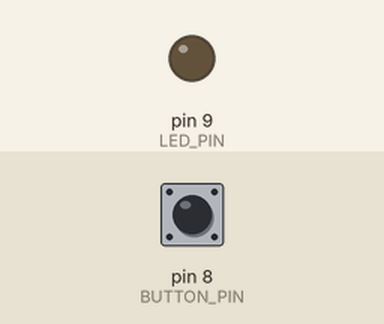
Bench run of a sketch on a simulated Arduino Uno, built with avr-gcc and run on an emulated ATmega328P. On the bench: output pins drawn as LEDs (lit = HIGH). Inputs (shaded band) come from the test bench; at power-on: pin 8 (BUTTON_PIN) HIGH. What the sketch prints to the serial monitor is not drawn.

Above: at 1.2 s.
1.3 s: pin 8 (BUTTON_PIN) pulled LOW for 0.15 s
At 2.5 s:
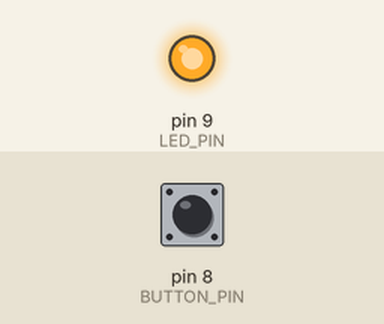
2.9 s: pin 8 (BUTTON_PIN) pulled LOW for 1 s
At 3.9 s:
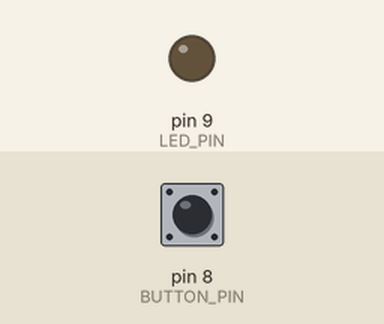
Timing chart, 0 to 5.9 s (numbered marks = the images above; inputs shaded):
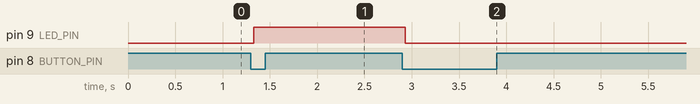

The sketch:

booth_test_bouton.ino
```cpp
#include <Chrono.h>
#include <Bounce2.h>

#define BUTTON_PIN 8
#define LED_PIN 9

int ledState = LOW;
int buttonState = 0;
Chrono refreshRate;
Bounce debouncer = Bounce(); // Instantiate a Bounce object
int interval = 25;
void setup() {

   Serial.begin(9600);

  debouncer.attach(BUTTON_PIN,INPUT_PULLUP); // Attach the debouncer to a pin with INPUT_PULLUP mode
  debouncer.interval(25); // Use a debounce interval of 25 milliseconds


  pinMode(LED_PIN,OUTPUT); // Setup the LED
  digitalWrite(LED_PIN,ledState);

}

void loop() {

  if (refreshRate.hasPassed(interval) ) { // elapsed(1000) returns 1 if 1000ms have passed.
      refreshRate.restart();  // restart the Chrono


     debouncer.update(); // Update the Bounce instance

     if ( debouncer.fell() ) {  // Call code if button transitions from HIGH to LOW
      ledState = !ledState; // Toggle LED state
      digitalWrite(LED_PIN,ledState); // Apply new LED state
      buttonState = 1;
     }
    else
     {
       buttonState = 0;
     }
  String  message = "button " + String(buttonState);
   Serial.print(message);
   Serial.print("\n");


  }

}
```

Measured:
- after the input at 1.3 s, pin 9 (LED_PIN): LOW → HIGH at once
- after the input at 2.9 s, pin 9 (LED_PIN): HIGH → LOW at once
